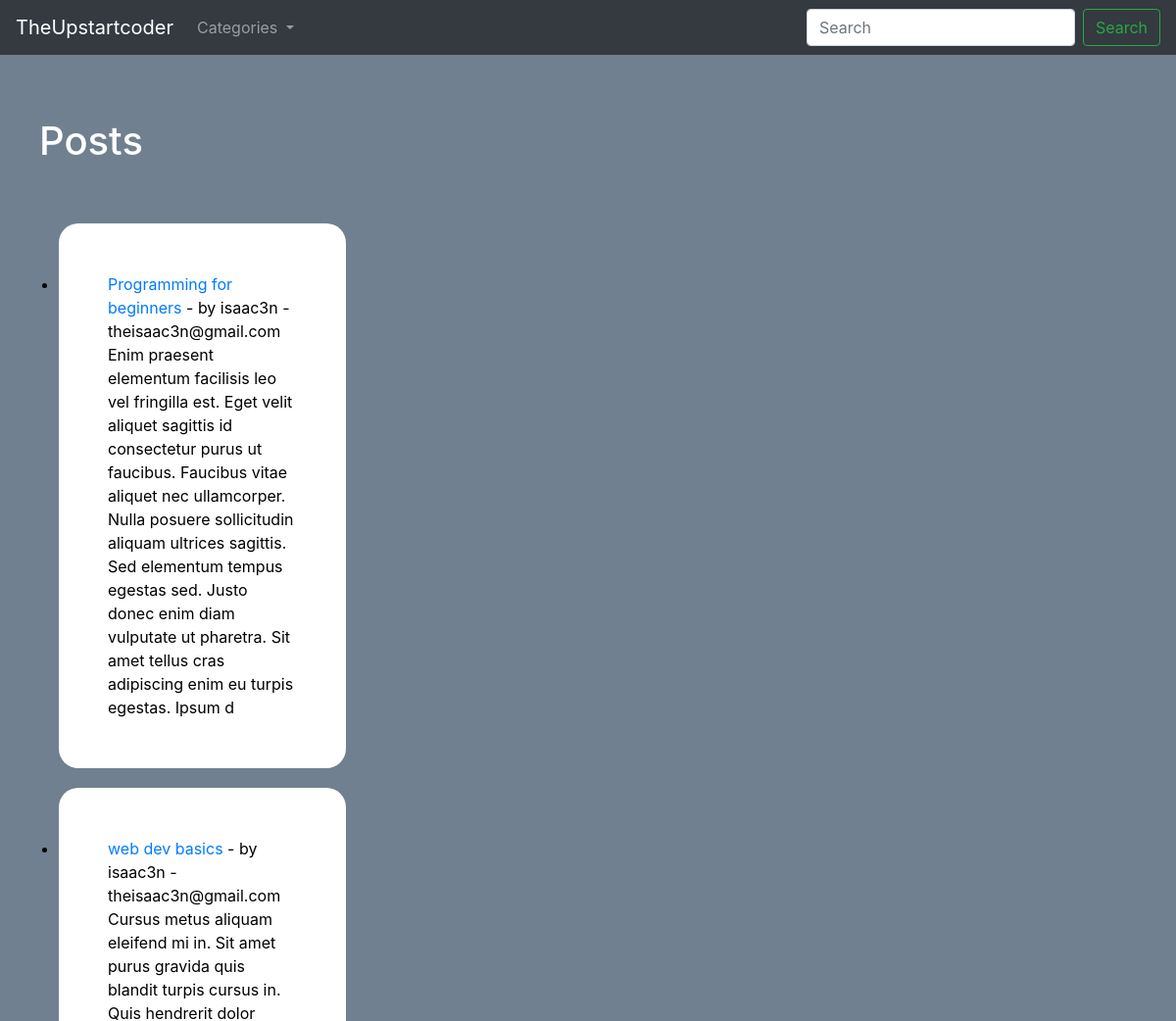
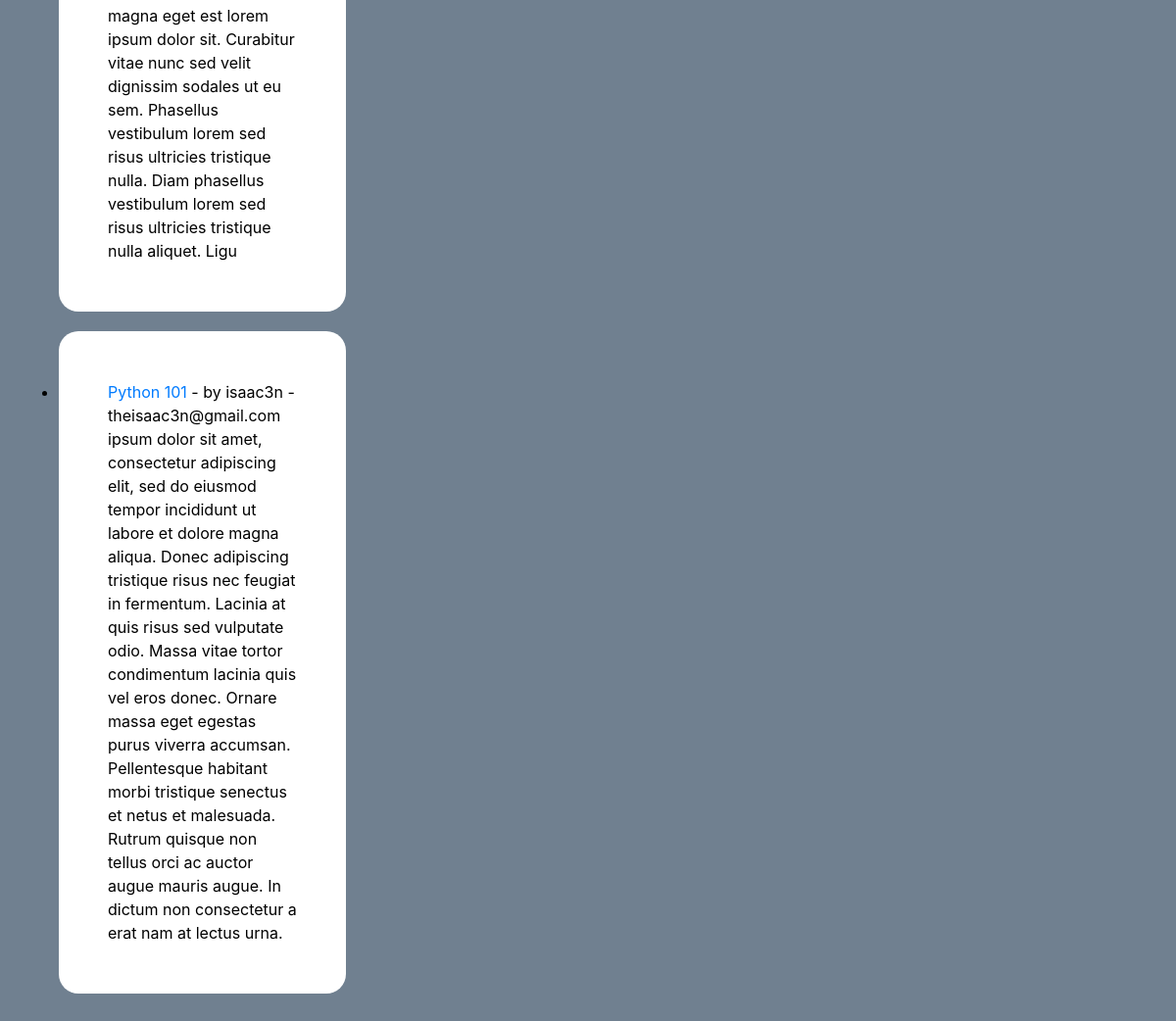
Before: / with the older database file (2 pictures, top to bottom).
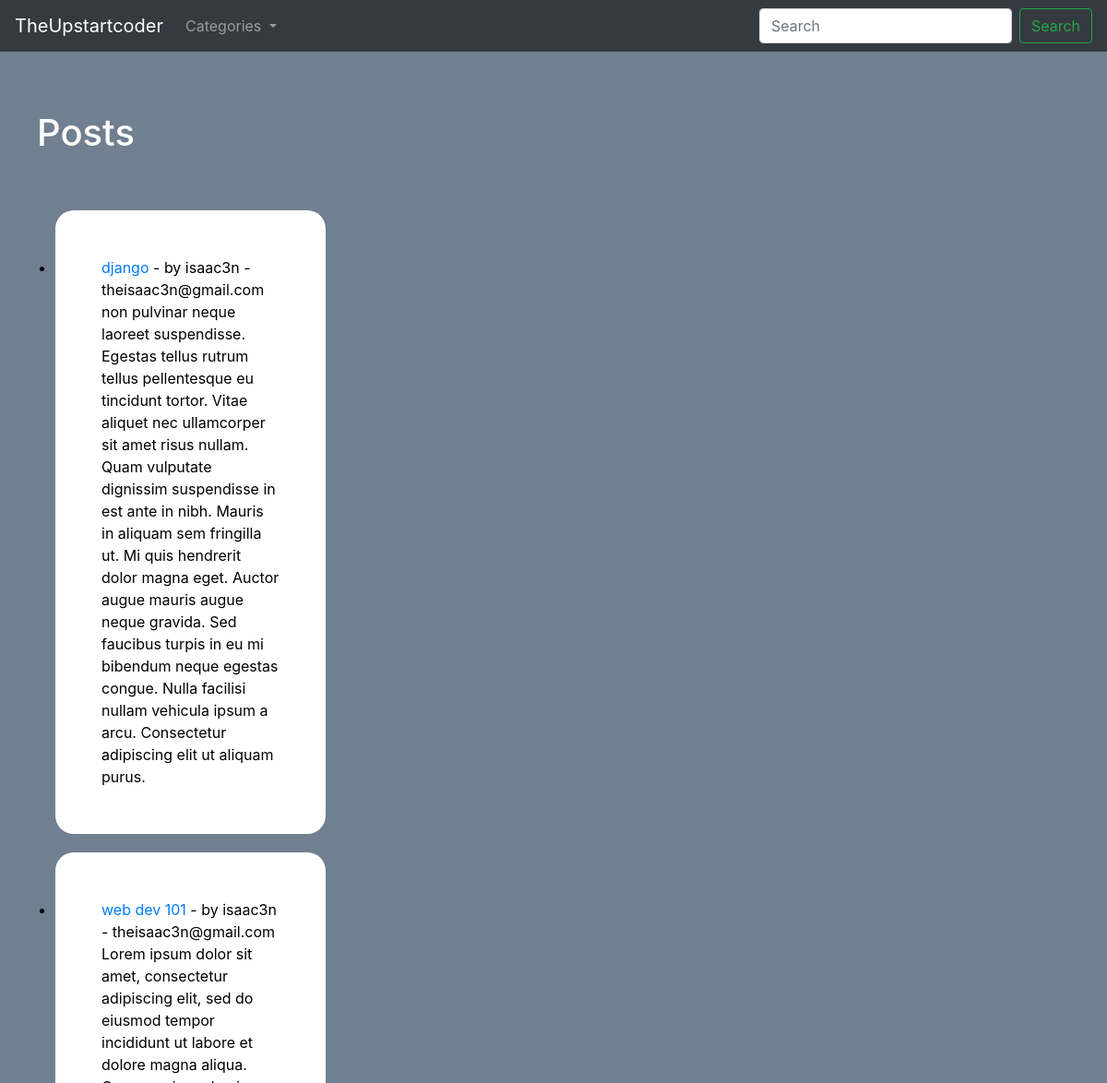
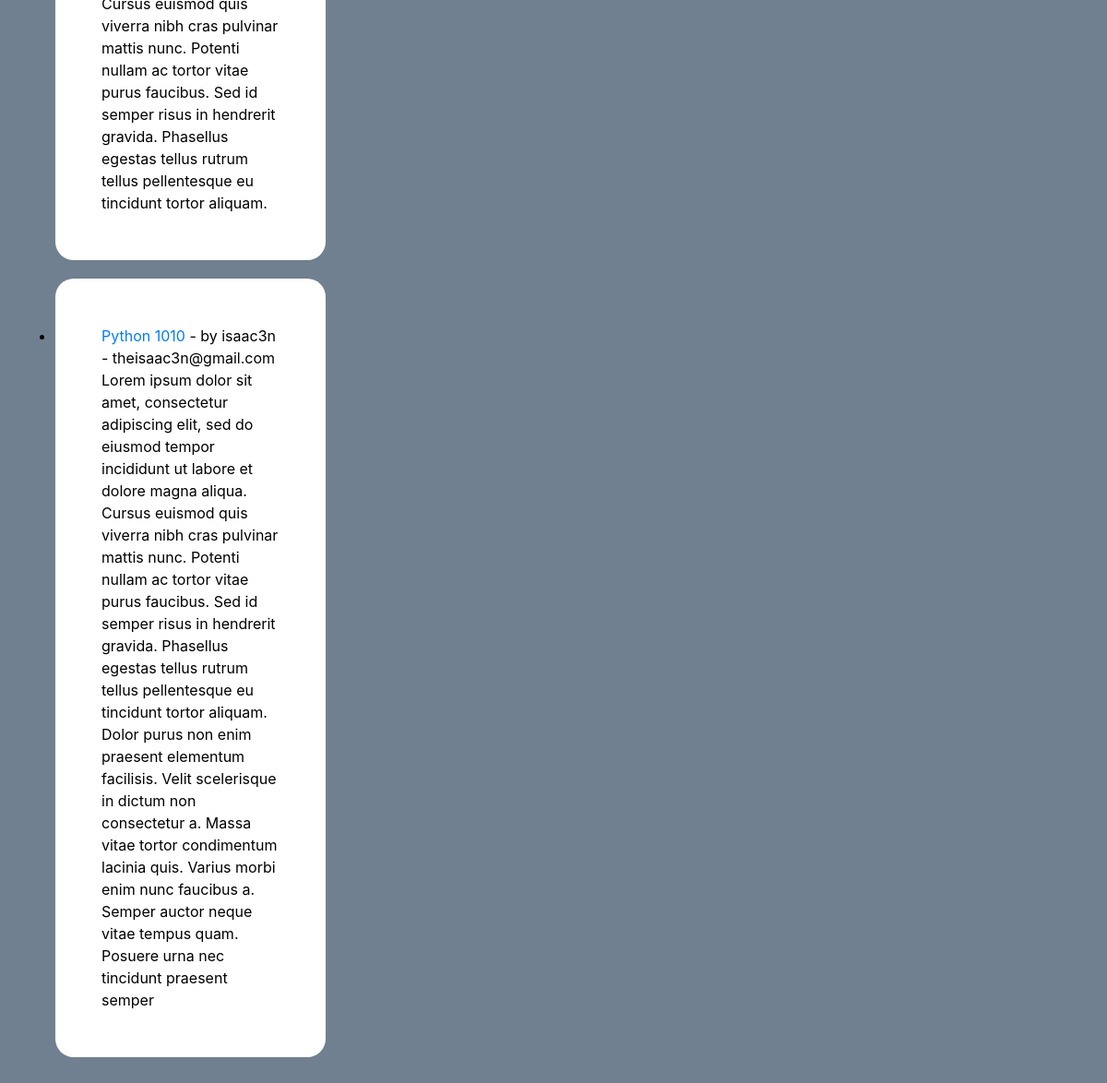
After: the same page with the newer database file (2 pictures, top to bottom).
### myblog/models.py (models this page shows, shortened)
class Post(models.Model):
    title = models.CharField(max_length=255)
    header_image =models.ImageField(null=True, blank=True, upload_to='images/')
    title_tag = models.CharField(max_length=25, default='TheUpstartcoder')
    author = models.ForeignKey(User, on_delete=models.CASCADE)
    body = RichTextField(blank=True, null=True)
    pub_date =models.DateField(auto_now_add=True)
    category = models.CharField( max_length=255, default="coding")
    snippet = models.CharField( max_length=1000)
    likes = models.ManyToManyField(User, related_name='blog_posts')

### myblog/views.py (the view)
# urls.py: path('', HomeView.as_view(), name ="home"),
class HomeView(ListView):
    model = Post
    template_name = 'home.html'
    ordering = ['-pub_date']
    paginate_by = 3
    def get_context_data(self, *args, **kwargs):
        cat_menu = Category.objects.all()
        context = super(HomeView, self).get_context_data(*args, **kwargs)
        context['cat_menu'] = cat_menu
        return context

### myblog/models.py (called while the page is built)
    def __str__(self):
        return self.name

### myblog/templates/home.html
{% extends 'base.html' %}
{% block content %}
<div class="container" >
    <h1 style="color: white;">Posts</h1>
    <div class = "main">
        <ul>
        {% for post in object_list %}
            <li class = "item-container"><a href="{% url 'articles' post.pk %} "> {{post.title }} </a>- by {{ post.author }} - {{ post.author.email }}<br>
                {{ post.snippet }}</li>
        {% endfor %}
        </ul>
    </div>
</div>
{% endblock %}

Changed rows visible on the page:
no longer on this page (row unchanged): Post: title "Programming for beginners", author "isaac3n", author.email "theisaac3n@gmail.com", snippet "Enim praesent elementum facilisis leo vel fringilla est. Eget velit aliquet sagittis id consectetur purus ut faucibus. Faucibus vitae aliquet nec ullamcorper. Nulla posuere sollicitudin aliquam ultrices sagittis. Sed elementum tempus egestas sed. Justo donec enim diam vulputate ut pharetra. Sit amet tellus cras adipiscing enim eu turpis egestas. Ipsum d"
no longer on this page (row unchanged): Post: title "web dev basics", author "isaac3n", author.email "theisaac3n@gmail.com", snippet "Cursus metus aliquam eleifend mi in. Sit amet purus gravida quis blandit turpis cursus in. Quis hendrerit dolor magna eget est lorem ipsum dolor sit. Curabitur vitae nunc sed velit dignissim sodales ut eu sem. Phasellus vestibulum lorem sed risus ultricies tristique nulla. Diam phasellus vestibulum lorem sed risus ultricies tristique nulla aliquet. Ligu"
no longer on this page (row unchanged): Post: title "Python 101", author "isaac3n", author.email "theisaac3n@gmail.com", snippet "ipsum dolor sit amet, consectetur adipiscing elit, sed do eiusmod tempor incididunt ut labore et dolore magna aliqua. Donec adipiscing tristique risus nec feugiat in fermentum. Lacinia at quis risus sed vulputate odio. Massa vitae tortor condimentum lacinia quis vel eros donec. Ornare massa eget egestas purus viverra accumsan. Pellentesque habitant morbi tristique senectus et netus et malesuada. Rutrum quisque non tellus orci ac auctor augue mauris augue. In dictum non consectetur a erat nam at lectus urna."
added Post: title "django", author "isaac3n", author.email "theisaac3n@gmail.com", snippet "non pulvinar neque laoreet suspendisse. Egestas tellus rutrum tellus pellentesque eu tincidunt tortor. Vitae aliquet nec ullamcorper sit amet risus nullam. Quam vulputate dignissim suspendisse in est ante in nibh. Mauris in aliquam sem fringilla ut. Mi quis hendrerit dolor magna eget. Auctor augue mauris augue neque gravida. Sed faucibus turpis in eu mi bibendum neque egestas congue. Nulla facilisi nullam vehicula ipsum a arcu. Consectetur adipiscing elit ut aliquam purus."
added Post: title "web dev 101", author "isaac3n", author.email "theisaac3n@gmail.com", snippet "Lorem ipsum dolor sit amet, consectetur adipiscing elit, sed do eiusmod tempor incididunt ut labore et dolore magna aliqua. Cursus euismod quis viverra nibh cras pulvinar mattis nunc. Potenti nullam ac tortor vitae purus faucibus. Sed id semper risus in hendrerit gravida. Phasellus egestas tellus rutrum tellus pellentesque eu tincidunt tortor aliquam."
added Post: title "Python 1010", author "isaac3n", author.email "theisaac3n@gmail.com", snippet "Lorem ipsum dolor sit amet, consectetur adipiscing elit, sed do eiusmod tempor incididunt ut labore et dolore magna aliqua. Cursus euismod quis viverra nibh cras pulvinar mattis nunc. Potenti nullam ac tortor vitae purus faucibus. Sed id semper risus in hendrerit gravida. Phasellus egestas tellus rutrum tellus pellentesque eu tincidunt tortor aliquam. Dolor purus non enim praesent elementum facilisis. Velit scelerisque in dictum non consectetur a. Massa vitae tortor condimentum lacinia quis. Varius morbi enim nunc faucibus a. Semper auctor neque vitae tempus quam. Posuere urna nec tincidunt praesent semper"
